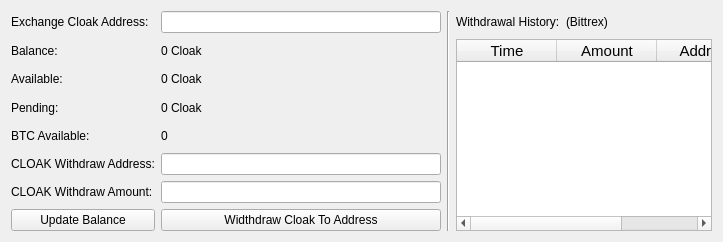
      <widget class="QWidget" name="balanceTab">
       <attribute name="title">
        <string>Balance</string>
       </attribute>
       <layout class="QGridLayout" name="gridLayout_2">
        <item row="3" column="2">
         <widget class="QLabel" name="pendingLabel">
          <property name="text">
           <string>0 Cloak</string>
          </property>
         </widget>
        </item>
        <item row="0" column="2">
         <widget class="QLineEdit" name="cryptoAddressField">
          <property name="sizePolicy">
           <sizepolicy hsizetype="Minimum" vsizetype="Fixed">
            <horstretch>0</horstretch>
            <verstretch>0</verstretch>
           </sizepolicy>
          </property>
          <property name="readOnly">
           <bool>true</bool>
          </property>
         </widget>
        </item>
        <item row="2" column="0">
         <widget class="QLabel" name="label_7">
          <property name="text">
           <string>Available:</string>
          </property>
         </widget>
        </item>
        <item row="2" column="2">
         <widget class="QLabel" name="availableLabel">
          <property name="text">
           <string>0 Cloak</string>
          </property>
         </widget>
        </item>
        <item row="3" column="0">
         <widget class="QLabel" name="label_9">
          <property name="text">
           <string>Pending:</string>
          </property>
         </widget>
        </item>
        <item row="0" column="0">
         <widget class="QLabel" name="label_11">
          <property name="text">
           <string>Exchange Cloak Address:</string>
          </property>
         </widget>
        </item>
        <item row="1" column="2">
         <widget class="QLabel" name="balanceLabel">
          <property name="text">
           <string>0 Cloak</string>
          </property>
         </widget>
        </item>
        <item row="1" column="0">
         <widget class="QLabel" name="label_5">
          <property name="text">
           <string>Balance:</string>
          </property>
         </widget>
        </item>
        <item row="5" column="2">
         <widget class="QLineEdit" name="balanceBTCWithdrawAddressLineEdit">
          <property name="sizePolicy">
           <sizepolicy hsizetype="Minimum" vsizetype="Fixed">
            <horstretch>0</horstretch>
            <verstretch>0</verstretch>
           </sizepolicy>
          </property>
          <property name="minimumSize">
           <size>
            <width>280</width>
            <height>0</height>
           </size>
          </property>
         </widget>
        </item>
        <item row="1" column="4" rowspan="7" colspan="2">
         <widget class="QTableWidget" name="balanceWithdrawelHistoryTableWidget">
          <property name="font">
           <font>
            <pointsize>11</pointsize>
           </font>
          </property>
          <property name="editTriggers">
           <set>QAbstractItemView::NoEditTriggers</set>
          </property>
          <property name="alternatingRowColors">
           <bool>true</bool>
          </property>
          <property name="sortingEnabled">
           <bool>true</bool>
          </property>
          <attribute name="horizontalHeaderDefaultSectionSize">
           <number>100</number>
          </attribute>
          <attribute name="horizontalHeaderMinimumSectionSize">
           <number>100</number>
          </attribute>
          <attribute name="horizontalHeaderShowSortIndicator" stdset="0">
           <bool>true</bool>
          </attribute>
          <attribute name="horizontalHeaderStretchLastSection">
           <bool>true</bool>
          </attribute>
          <column>
           <property name="text">
            <string>Time</string>
           </property>
          </column>
          <column>
           <property name="text">
            <string>Amount</string>
           </property>
          </column>
          <column>
           <property name="text">
            <string>Address</string>
           </property>
          </column>
         </widget>
        </item>
        <item row="0" column="3" rowspan="8">
         <widget class="Line" name="line">
          <property name="orientation">
           <enum>Qt::Vertical</enum>
          </property>
         </widget>
        </item>
        <item row="0" column="5">
         <widget class="QLabel" name="balanceWithdrawelHistoryLabelRight">
          <property name="sizePolicy">
           <sizepolicy hsizetype="Expanding" vsizetype="Preferred">
            <horstretch>0</horstretch>
            <verstretch>0</verstretch>
           </sizepolicy>
          </property>
          <property name="text">
           <string>(Bittrex)</string>
          </property>
         </widget>
        </item>
        <item row="6" column="2">
         <widget class="QLineEdit" name="balanceBTCWithdrawAmountLineEdit">
          <property name="sizePolicy">
           <sizepolicy hsizetype="Minimum" vsizetype="Fixed">
            <horstretch>0</horstretch>
            <verstretch>0</verstretch>
           </sizepolicy>
          </property>
          <property name="minimumSize">
           <size>
            <width>280</width>
            <height>0</height>
           </size>
          </property>
         </widget>
        </item>
        <item row="5" column="0">
         <widget class="QLabel" name="label_35">
          <property name="text">
           <string>CLOAK Withdraw Address:</string>
          </property>
         </widget>
        </item>
        <item row="4" column="2">
         <widget class="QLabel" name="btcAvailableLabel">
          <property name="text">
           <string>0</string>
          </property>
         </widget>
        </item>
        <item row="7" column="0">
         <widget class="QPushButton" name="updateBalanceButton">
          <property name="text">
           <string>Update Balance</string>
          </property>
         </widget>
        </item>
        <item row="7" column="2">
         <widget class="QPushButton" name="withdrawBalanceToWalletButton">
          <property name="sizePolicy">
           <sizepolicy hsizetype="Preferred" vsizetype="Fixed">
            <horstretch>0</horstretch>
            <verstretch>0</verstretch>
           </sizepolicy>
          </property>
          <property name="text">
           <string>Widthdraw Cloak To Address</string>
          </property>
         </widget>
        </item>
        <item row="4" column="0">
         <widget class="QLabel" name="label_16">
          <property name="text">
           <string>BTC Available:</string>
          </property>
         </widget>
        </item>
        <item row="0" column="4">
         <widget class="QLabel" name="balanceWithdrawelHistoryLabelLeft">
          <property name="text">
           <string>Withdrawal History:</string>
          </property>
         </widget>
        </item>
        <item row="6" column="0">
         <widget class="QLabel" name="label_37">
          <property name="text">
           <string>CLOAK Withdraw Amount:</string>
          </property>
         </widget>
        </item>
       </layout>
      </widget>
